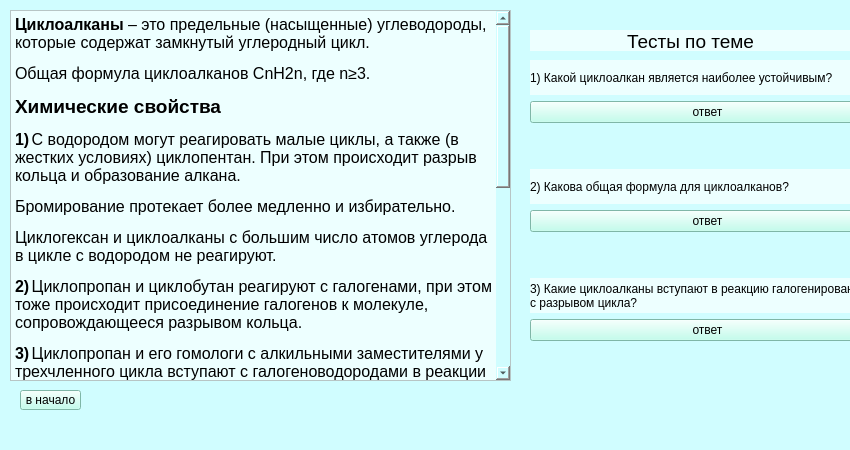
<?xml version="1.0" encoding="UTF-8"?>
<ui version="4.0">
 <class>MainWindow</class>
 <widget class="QMainWindow" name="MainWindow">
  <property name="geometry">
   <rect>
    <x>0</x>
    <y>0</y>
    <width>850</width>
    <height>450</height>
   </rect>
  </property>
  <property name="windowTitle">
   <string>MainWindow</string>
  </property>
  <property name="styleSheet">
   <string notr="true">background-color: rgb(208, 253, 255)</string>
  </property>
  <widget class="QWidget" name="centralwidget">
   <widget class="QTextEdit" name="textEdit">
    <property name="geometry">
     <rect>
      <x>10</x>
      <y>10</y>
      <width>501</width>
      <height>371</height>
     </rect>
    </property>
    <property name="styleSheet">
     <string notr="true">background-color: rgb(237, 255, 255);</string>
    </property>
    <property name="html">
     <string>&lt;!DOCTYPE HTML PUBLIC &quot;-//W3C//DTD HTML 4.0//EN&quot; &quot;http://www.w3.org/TR/REC-html40/strict.dtd&quot;&gt;
&lt;html&gt;&lt;head&gt;&lt;meta name=&quot;qrichtext&quot; content=&quot;1&quot; /&gt;&lt;style type=&quot;text/css&quot;&gt;
p, li { white-space: pre-wrap; }
&lt;/style&gt;&lt;/head&gt;&lt;body style=&quot; font-family:'MS Shell Dlg 2'; font-size:8pt; font-weight:400; font-style:normal;&quot;&gt;
&lt;p style=&quot; margin-top:12px; margin-bottom:12px; margin-left:0px; margin-right:0px; -qt-block-indent:0; text-indent:0px;&quot;&gt;&lt;span style=&quot; font-family:'Times New Roman,serif'; font-size:12pt; font-weight:600;&quot;&gt;Циклоалканы&lt;/span&gt;&lt;span style=&quot; font-family:'Times New Roman,serif'; font-size:12pt;&quot;&gt; – это предельные (насыщенные) углеводороды, которые содержат замкнутый углеродный цикл.&lt;/span&gt; &lt;/p&gt;
&lt;p style=&quot; margin-top:12px; margin-bottom:12px; margin-left:0px; margin-right:0px; -qt-block-indent:0; text-indent:0px;&quot;&gt;&lt;span style=&quot; font-family:'Times New Roman,serif'; font-size:12pt;&quot;&gt;Общая формула циклоалканов CnH2n, где n≥3.&lt;/span&gt; &lt;/p&gt;
&lt;p style=&quot; margin-top:12px; margin-bottom:12px; margin-left:0px; margin-right:0px; -qt-block-indent:0; text-indent:0px;&quot;&gt;&lt;span style=&quot; font-size:14pt; font-weight:600;&quot;&gt;Химические свойства&lt;/span&gt;&lt;/p&gt;
&lt;p style=&quot; margin-top:12px; margin-bottom:12px; margin-left:0px; margin-right:0px; -qt-block-indent:0; text-indent:0px;&quot;&gt;&lt;span style=&quot; font-family:'Times New Roman,serif'; font-size:12pt; font-weight:600;&quot;&gt;1)&lt;/span&gt;&lt;span style=&quot; font-family:'Times New Roman'; font-size:7pt;&quot;&gt; &lt;/span&gt;&lt;span style=&quot; font-family:'Times New Roman,serif'; font-size:12pt;&quot;&gt;С водородом могут реагировать малые циклы, а также (в жестких условиях) циклопентан. При этом происходит разрыв кольца и образование алкана.&lt;/span&gt; &lt;/p&gt;
&lt;p style=&quot; margin-top:12px; margin-bottom:12px; margin-left:0px; margin-right:0px; -qt-block-indent:0; text-indent:0px;&quot;&gt;&lt;a name=&quot;_x0000_t75&quot;&gt;&lt;/a&gt;&lt;span style=&quot; font-family:'Times New Roman,serif'; font-size:12pt;&quot;&gt;Б&lt;/span&gt;&lt;span style=&quot; font-family:'Times New Roman,serif'; font-size:12pt;&quot;&gt;ромирование протекает более медленно и избирательно.&lt;/span&gt; &lt;/p&gt;
&lt;p style=&quot; margin-top:12px; margin-bottom:12px; margin-left:0px; margin-right:0px; -qt-block-indent:0; text-indent:0px;&quot;&gt;&lt;span style=&quot; font-family:'Times New Roman,serif'; font-size:12pt;&quot;&gt;Циклогексан и циклоалканы с большим число атомов углерода в цикле с водородом не реагируют.&lt;/span&gt; &lt;/p&gt;
&lt;p style=&quot; margin-top:12px; margin-bottom:12px; margin-left:0px; margin-right:0px; -qt-block-indent:0; text-indent:0px;&quot;&gt;&lt;span style=&quot; font-family:'Times New Roman,serif'; font-size:12pt; font-weight:600;&quot;&gt;2)&lt;/span&gt;&lt;span style=&quot; font-family:'Times New Roman'; font-size:7pt; font-weight:600;&quot;&gt; &lt;/span&gt;&lt;span style=&quot; font-family:'Times New Roman,serif'; font-size:12pt;&quot;&gt;Циклопропан и циклобутан реагируют с галогенами, при этом тоже происходит присоединение галогенов к молекуле, сопровождающееся разрывом кольца.&lt;/span&gt; &lt;/p&gt;
&lt;p style=&quot; margin-top:12px; margin-bottom:12px; margin-left:0px; margin-right:0px; -qt-block-indent:0; text-indent:0px;&quot;&gt;&lt;a name=&quot;Рисунок_x0020_15&quot;&gt;&lt;/a&gt;&lt;span style=&quot; font-family:'Times New Roman,serif'; font-size:12pt; font-weight:600;&quot;&gt;3&lt;/span&gt;&lt;span style=&quot; font-family:'Times New Roman,serif'; font-size:12pt; font-weight:600;&quot;&gt;)&lt;/span&gt;&lt;span style=&quot; font-family:'Times New Roman'; font-size:7pt;&quot;&gt; &lt;/span&gt;&lt;span style=&quot; font-family:'Times New Roman,serif'; font-size:12pt;&quot;&gt;Циклопропан и его гомологи с алкильными заместителями у трехчленного цикла вступают с галогеноводородами в реакции присоединения с разрывом цикла.&lt;/span&gt; &lt;/p&gt;
&lt;p style=&quot; margin-top:12px; margin-bottom:12px; margin-left:0px; margin-right:0px; -qt-block-indent:0; text-indent:0px;&quot;&gt;&lt;a name=&quot;Рисунок_x0020_16&quot;&gt;&lt;/a&gt;&lt;span style=&quot; font-family:'Times New Roman,serif'; font-size:12pt; font-weight:600;&quot;&gt;4&lt;/span&gt;&lt;span style=&quot; font-family:'Times New Roman,serif'; font-size:12pt; font-weight:600;&quot;&gt;)&lt;/span&gt;&lt;span style=&quot; font-family:'Times New Roman'; font-size:7pt;&quot;&gt; &lt;/span&gt;&lt;span style=&quot; font-family:'Times New Roman,serif'; font-size:12pt;&quot;&gt;Галогенирование циклопентана, циклогексана и циклоалканов с большим количеством атомов углерода в цикле протекает по механизму радикального замещения.&lt;/span&gt; &lt;/p&gt;
&lt;p style=&quot; margin-top:12px; margin-bottom:12px; margin-left:0px; margin-right:0px; -qt-block-indent:0; text-indent:0px;&quot;&gt;&lt;span style=&quot; font-family:'Times New Roman,serif'; font-size:12pt;&quot;&gt;Например, при хлорировании циклопентана на свету или при нагревании образуется хлорциклопентан&lt;/span&gt; &lt;/p&gt;
&lt;p style=&quot; margin-top:12px; margin-bottom:12px; margin-left:0px; margin-right:0px; -qt-block-indent:0; text-indent:0px;&quot;&gt;&lt;a name=&quot;Рисунок_x0020_17&quot;&gt;&lt;/a&gt;&lt;span style=&quot; font-family:'Times New Roman,serif'; font-size:12pt; font-weight:600;&quot;&gt;5&lt;/span&gt;&lt;span style=&quot; font-family:'Times New Roman,serif'; font-size:12pt; font-weight:600;&quot;&gt;)&lt;/span&gt;&lt;span style=&quot; font-family:'Times New Roman'; font-size:7pt; font-weight:600;&quot;&gt; &lt;/span&gt;&lt;span style=&quot; font-family:'Times New Roman,serif'; font-size:12pt;&quot;&gt;При взаимодействии циклоалканов с разбавленной азотной кислотой при нагревании образуются нитроциклоалканы.&lt;/span&gt; &lt;/p&gt;
&lt;p style=&quot; margin-top:12px; margin-bottom:12px; margin-left:0px; margin-right:0px; -qt-block-indent:0; text-indent:0px;&quot;&gt;&lt;a name=&quot;Рисунок_x0020_18&quot;&gt;&lt;/a&gt;&lt;span style=&quot; font-family:'Times New Roman,serif'; font-size:12pt; font-weight:600;&quot;&gt;6&lt;/span&gt;&lt;span style=&quot; font-family:'Times New Roman,serif'; font-size:12pt; font-weight:600;&quot;&gt;)&lt;/span&gt;&lt;span style=&quot; font-family:'Times New Roman'; font-size:7pt; font-weight:600;&quot;&gt; &lt;/span&gt;&lt;span style=&quot; font-family:'Times New Roman,serif'; font-size:12pt;&quot;&gt;При нагревании циклоалканов в присутствии катализаторов протекает дегидрирование – отщепление водорода.&lt;/span&gt; &lt;/p&gt;
&lt;p style=&quot; margin-top:12px; margin-bottom:12px; margin-left:0px; margin-right:0px; -qt-block-indent:0; text-indent:0px;&quot;&gt;&lt;span style=&quot; font-family:'Times New Roman,serif'; font-size:12pt;&quot;&gt;Циклогексан и его производные дегидрируются при нагревании и под действием катализатора до бензола и его производных.&lt;/span&gt; &lt;/p&gt;
&lt;p style=&quot; margin-top:12px; margin-bottom:12px; margin-left:0px; margin-right:0px; -qt-block-indent:0; text-indent:0px;&quot;&gt;&lt;a name=&quot;Рисунок_x0020_19&quot;&gt;&lt;/a&gt;&lt;span style=&quot; font-family:'Times New Roman,serif'; font-size:12pt; font-weight:600;&quot;&gt;7&lt;/span&gt;&lt;span style=&quot; font-family:'Times New Roman,serif'; font-size:12pt; font-weight:600;&quot;&gt;)&lt;/span&gt;&lt;span style=&quot; font-family:'Times New Roman'; font-size:7pt;&quot;&gt; &lt;/span&gt;&lt;span style=&quot; font-family:'Times New Roman,serif'; font-size:12pt;&quot;&gt;Как и все углеводороды, алканы горят до углекислого газа и воды.&lt;/span&gt; &lt;/p&gt;
&lt;p style=&quot; margin-top:12px; margin-bottom:12px; margin-left:0px; margin-right:0px; -qt-block-indent:0; text-indent:0px;&quot;&gt;&lt;span style=&quot; font-family:'Times New Roman,serif'; font-size:12pt; font-weight:600;&quot;&gt;8)&lt;/span&gt;&lt;span style=&quot; font-family:'Times New Roman'; font-size:7pt;&quot;&gt; &lt;/span&gt;&lt;span style=&quot; font-family:'Times New Roman,serif'; font-size:12pt;&quot;&gt;При окислении циклогексана азотной кислотой или в присутствии катализатора образуется адипиновая (гександиовая) кислота.&lt;/span&gt;&lt;/p&gt;&lt;/body&gt;&lt;/html&gt;</string>
    </property>
   </widget>
   <widget class="QPushButton" name="btn_return">
    <property name="geometry">
     <rect>
      <x>20</x>
      <y>390</y>
      <width>61</width>
      <height>20</height>
     </rect>
    </property>
    <property name="styleSheet">
     <string notr="true">background-color: rgb(178, 255, 234);</string>
    </property>
    <property name="text">
     <string>в начало</string>
    </property>
   </widget>
   <widget class="QWidget" name="verticalLayoutWidget_2">
    <property name="geometry">
     <rect>
      <x>530</x>
      <y>60</y>
      <width>355</width>
      <height>321</height>
     </rect>
    </property>
    <layout class="QVBoxLayout" name="verticalLayout_2">
     <item>
      <widget class="QLabel" name="question_1">
       <property name="styleSheet">
        <string notr="true">background-color: rgb(237, 255, 255);</string>
       </property>
       <property name="text">
        <string>1) Какой циклоалкан является наиболее устойчивым?</string>
       </property>
      </widget>
     </item>
     <item>
      <widget class="QPushButton" name="answer_1">
       <property name="styleSheet">
        <string notr="true">background-color: rgb(178, 255, 234);</string>
       </property>
       <property name="text">
        <string>ответ</string>
       </property>
      </widget>
     </item>
     <item>
      <widget class="QLabel" name="ans_1">
       <property name="text">
        <string/>
       </property>
      </widget>
     </item>
     <item>
      <widget class="QLabel" name="question_2">
       <property name="styleSheet">
        <string notr="true">background-color: rgb(237, 255, 255);</string>
       </property>
       <property name="text">
        <string>2) Какова общая формула для циклоалканов?</string>
       </property>
      </widget>
     </item>
     <item>
      <widget class="QPushButton" name="answer_2">
       <property name="styleSheet">
        <string notr="true">background-color: rgb(178, 255, 234);</string>
       </property>
       <property name="text">
        <string>ответ</string>
       </property>
      </widget>
     </item>
     <item>
      <widget class="QLabel" name="ans_2">
       <property name="text">
        <string/>
       </property>
      </widget>
     </item>
     <item>
      <widget class="QLabel" name="question_3">
       <property name="styleSheet">
        <string notr="true">background-color: rgb(237, 255, 255);</string>
       </property>
       <property name="text">
        <string>3) Какие циклоалканы вступают в реакцию галогенирования
с разрывом цикла?</string>
       </property>
      </widget>
     </item>
     <item>
      <widget class="QPushButton" name="answer_3">
       <property name="styleSheet">
        <string notr="true">background-color: rgb(178, 255, 234);</string>
       </property>
       <property name="text">
        <string>ответ</string>
       </property>
      </widget>
     </item>
     <item>
      <widget class="QLabel" name="ans_3">
       <property name="text">
        <string/>
       </property>
      </widget>
     </item>
    </layout>
   </widget>
   <widget class="QLabel" name="content">
    <property name="geometry">
     <rect>
      <x>530</x>
      <y>30</y>
      <width>321</width>
      <height>21</height>
     </rect>
    </property>
    <property name="styleSheet">
     <string notr="true">background-color: rgb(237, 255, 255);</string>
    </property>
    <property name="text">
     <string>&lt;html&gt;&lt;head/&gt;&lt;body&gt;&lt;p align=&quot;center&quot;&gt;&lt;span style=&quot; font-size:14pt;&quot;&gt;Тесты по теме&lt;/span&gt;&lt;/p&gt;&lt;/body&gt;&lt;/html&gt;</string>
    </property>
   </widget>
  </widget>
  <widget class="QMenuBar" name="menubar">
   <property name="geometry">
    <rect>
     <x>0</x>
     <y>0</y>
     <width>850</width>
     <height>18</height>
    </rect>
   </property>
  </widget>
  <widget class="QStatusBar" name="statusbar"/>
 </widget>
 <resources/>
 <connections/>
</ui>
